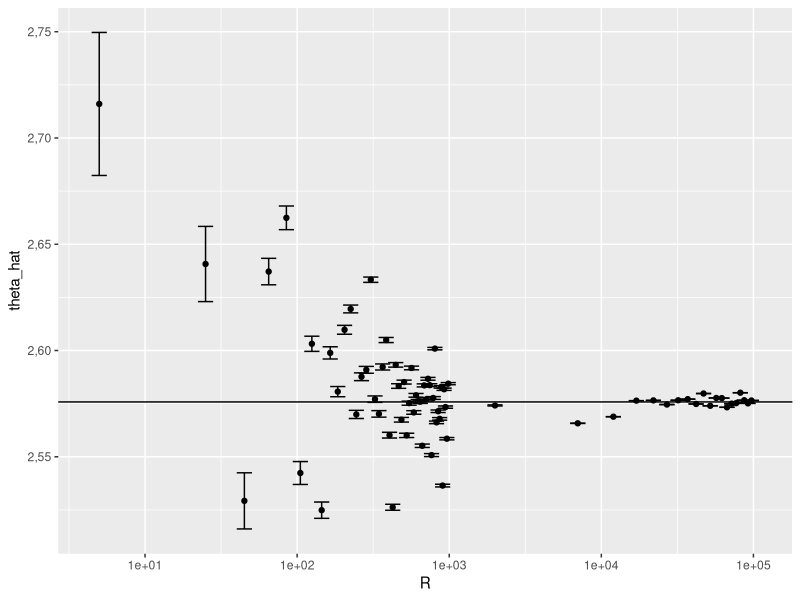

The R source for this figure:
## ---- chunk 1
library(tidyverse)
library(knitr)
# Separador decimal nos resultados: ","
options(OutDec = ",")
set.seed(123)
knitr::opts_chunk$set(echo=FALSE)
## ---- chunk 2

# Numero de amostras
M <- 50000

# Gera um vetor de pares (x, y) de uniformes (0,1)
gera_pares_unif <- function(n) {
  return(tibble(
    u = runif(n),
    v = runif(n)))
}

# Funcao indicadora
ind <- function(x, min, max) {
  return(
    ifelse(x > min,
      ifelse(x < max,
             1, 0),
      0))
}

# jacobiano da transformação inversa
jac <- function(u, v) {
  return(
    1 / ((1 - u) * (1 - v)))
}

# obtem g*(.) a partir de g(.) usando a transformação exponencial
gstar <- function(g, x, y) {
  return(function(x, y) {         ##  y em (0, x)
    g(-log(1 - x), - log(1 - y)) * ind(y, 0, x) * jac(x, y)
  })
}

## Integra uma função em y \in (0, x), x \in (0, inf)  atraves
## do método de Monte Carlo, retorna estimativa e E.P.
integral_mc_unif <- function(gstar, R = 50000) {
  return(
   gera_pares_unif(R) |>
   mutate(
     gs = gstar(u, v)) |>
   summarise(
     theta_hat = mean(gs),
     ep_mc = sqrt(var(gs) / R))
  )
}

## ---- chunk 3
g1 <- function(x, y) {
  return(
    exp(-(x + y)))
}
labs <- c("$\\hat{\\theta}$", "$\\widehat{Var}(\\hat{\\theta})$")

# Estimativa e EP da integral
gstar(g1) |> integral_mc_unif() |> kable(col.names = labs)
## ---- chunk 4

g2 <- function(x, y) {
  return(
         exp(-(x^2 + y^2)))
}
# Estimativa e EP da integral
gstar(g2) |> integral_mc_unif() |> knitr::kable(col.names = labs)

## ---- chunk 5
g3 <- function(x, y) {
  return(
         exp(-(x + y)^2))
}
# Estimativa e EP da integral
gstar(g3) |> integral_mc_unif() |> knitr::kable(col.names = labs)

## ---- chunk 6
finv <- function(x) {
  ifelse() ## escrever o modulo
   (3^(1/3) (-log(x))^(1/3))
  }
## ---- chunk 7

# Obtendo estimativas de MC para diferentes valores de R
R <- c(seq(5, 1000, 20), seq(2000, 1e5, 5000))

u <- R |> map_dfr(~tibble(x = rnorm(.),
                      R = .))

fstar <- function(x){
  return(
    exp(- abs(x)^3 / 3) / dnorm(x))
  #         f(x)       /   g(x)
}

tabela <- u |>
  mutate(fs = fstar(x)) |>
  group_by(R) |>
  summarise(theta_hat = mean(fs),
            ep = sd(fs) / n() )


tabela |>
  ggplot(aes(x = R)) +
  geom_point(aes(y = theta_hat)) +
  geom_errorbar(aes(ymin = theta_hat - ep, ymax = theta_hat + ep), width =.1) +
  geom_hline(aes(yintercept = 2.5758), ) +
  scale_x_log10()

## ---- chunk 8
R <- 50000

fstar <- function(x) {
  return(
    x^2 * exp(- abs(x)^3 / 3) / dnorm(x))
  #         f(x)       /   g(x)
}

tabela <- u |>
  mutate(fs = fstar(x)) |>
  group_by(R) |>
  summarise(theta_hat = mean(fs),
            ep = sqrt(var(fs) / n() ))

